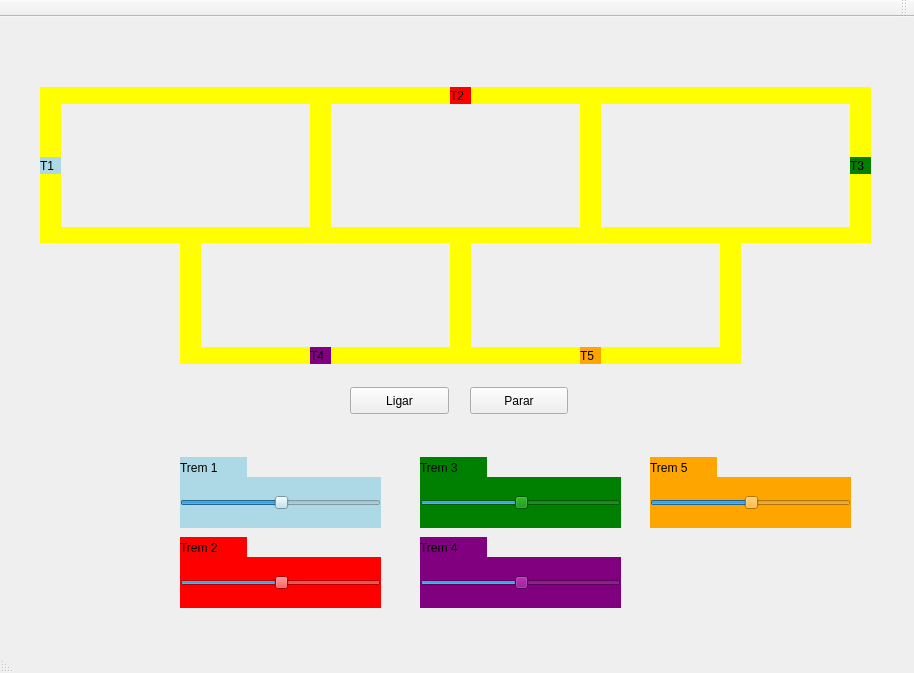
<?xml version="1.0" encoding="UTF-8"?>
<ui version="4.0">
 <class>MainWindow</class>
 <widget class="QMainWindow" name="MainWindow">
  <property name="geometry">
   <rect>
    <x>0</x>
    <y>0</y>
    <width>914</width>
    <height>673</height>
   </rect>
  </property>
  <property name="windowTitle">
   <string>MainWindow</string>
  </property>
  <property name="layoutDirection">
   <enum>Qt::RightToLeft</enum>
  </property>
  <widget class="QWidget" name="centralWidget">
   <widget class="QLabel" name="label_trem1">
    <property name="geometry">
     <rect>
      <x>40</x>
      <y>140</y>
      <width>21</width>
      <height>17</height>
     </rect>
    </property>
    <property name="styleSheet">
     <string notr="true">QLabel { background: lightblue}</string>
    </property>
    <property name="text">
     <string>T1</string>
    </property>
   </widget>
   <widget class="QLabel" name="label_trilho1">
    <property name="geometry">
     <rect>
      <x>40</x>
      <y>210</y>
      <width>141</width>
      <height>16</height>
     </rect>
    </property>
    <property name="styleSheet">
     <string notr="true">QLabel { background: yellow}</string>
    </property>
    <property name="text">
     <string/>
    </property>
   </widget>
   <widget class="QLabel" name="label_trilho2">
    <property name="geometry">
     <rect>
      <x>200</x>
      <y>330</y>
      <width>541</width>
      <height>17</height>
     </rect>
    </property>
    <property name="styleSheet">
     <string notr="true">QLabel { background: yellow}</string>
    </property>
    <property name="text">
     <string/>
    </property>
   </widget>
   <widget class="QLabel" name="Colisao_7">
    <property name="geometry">
     <rect>
      <x>450</x>
      <y>226</y>
      <width>21</width>
      <height>111</height>
     </rect>
    </property>
    <property name="styleSheet">
     <string notr="true">QLabel { background: yellow}</string>
    </property>
    <property name="text">
     <string/>
    </property>
   </widget>
   <widget class="QLabel" name="label_trilho4">
    <property name="geometry">
     <rect>
      <x>180</x>
      <y>210</y>
      <width>21</width>
      <height>137</height>
     </rect>
    </property>
    <property name="styleSheet">
     <string notr="true">QLabel { background: yellow}</string>
    </property>
    <property name="text">
     <string/>
    </property>
   </widget>
   <widget class="QPushButton" name="pushButton">
    <property name="geometry">
     <rect>
      <x>350</x>
      <y>370</y>
      <width>99</width>
      <height>27</height>
     </rect>
    </property>
    <property name="text">
     <string>Ligar</string>
    </property>
   </widget>
   <widget class="QPushButton" name="pushButton_2">
    <property name="geometry">
     <rect>
      <x>470</x>
      <y>370</y>
      <width>98</width>
      <height>27</height>
     </rect>
    </property>
    <property name="text">
     <string>Parar</string>
    </property>
   </widget>
   <widget class="QLabel" name="label_trilho4_2">
    <property name="geometry">
     <rect>
      <x>720</x>
      <y>210</y>
      <width>21</width>
      <height>137</height>
     </rect>
    </property>
    <property name="styleSheet">
     <string notr="true">QLabel { background: yellow}</string>
    </property>
    <property name="text">
     <string/>
    </property>
   </widget>
   <widget class="QLabel" name="label_trem2">
    <property name="geometry">
     <rect>
      <x>450</x>
      <y>70</y>
      <width>21</width>
      <height>17</height>
     </rect>
    </property>
    <property name="styleSheet">
     <string notr="true">QLabel { background: red}</string>
    </property>
    <property name="text">
     <string>T2</string>
    </property>
   </widget>
   <widget class="QLabel" name="label_trem3">
    <property name="geometry">
     <rect>
      <x>850</x>
      <y>140</y>
      <width>21</width>
      <height>17</height>
     </rect>
    </property>
    <property name="styleSheet">
     <string notr="true">QLabel { background: green}</string>
    </property>
    <property name="text">
     <string>T3</string>
    </property>
   </widget>
   <widget class="QLabel" name="label_trem4">
    <property name="geometry">
     <rect>
      <x>310</x>
      <y>330</y>
      <width>21</width>
      <height>17</height>
     </rect>
    </property>
    <property name="styleSheet">
     <string notr="true">QLabel { background: purple}</string>
    </property>
    <property name="text">
     <string>T4</string>
    </property>
   </widget>
   <widget class="QLabel" name="label_trem5">
    <property name="geometry">
     <rect>
      <x>580</x>
      <y>330</y>
      <width>21</width>
      <height>17</height>
     </rect>
    </property>
    <property name="styleSheet">
     <string notr="true">QLabel { background: orange}</string>
    </property>
    <property name="text">
     <string>T5</string>
    </property>
   </widget>
   <widget class="QLabel" name="Colisao_1">
    <property name="geometry">
     <rect>
      <x>310</x>
      <y>70</y>
      <width>21</width>
      <height>141</height>
     </rect>
    </property>
    <property name="styleSheet">
     <string notr="true">QLabel { background: yellow}</string>
    </property>
    <property name="text">
     <string/>
    </property>
   </widget>
   <widget class="QLabel" name="Colisao_2">
    <property name="geometry">
     <rect>
      <x>580</x>
      <y>70</y>
      <width>21</width>
      <height>141</height>
     </rect>
    </property>
    <property name="styleSheet">
     <string notr="true">QLabel { background: yellow}</string>
    </property>
    <property name="text">
     <string/>
    </property>
   </widget>
   <widget class="QLabel" name="label_trilho3_3">
    <property name="geometry">
     <rect>
      <x>850</x>
      <y>70</y>
      <width>21</width>
      <height>141</height>
     </rect>
    </property>
    <property name="styleSheet">
     <string notr="true">QLabel { background: yellow}</string>
    </property>
    <property name="text">
     <string/>
    </property>
   </widget>
   <widget class="QLabel" name="label_trilho1_6">
    <property name="geometry">
     <rect>
      <x>60</x>
      <y>70</y>
      <width>811</width>
      <height>17</height>
     </rect>
    </property>
    <property name="styleSheet">
     <string notr="true">QLabel { background: yellow}</string>
    </property>
    <property name="text">
     <string/>
    </property>
   </widget>
   <widget class="QLabel" name="label_trilho4_4">
    <property name="geometry">
     <rect>
      <x>40</x>
      <y>70</y>
      <width>21</width>
      <height>141</height>
     </rect>
    </property>
    <property name="styleSheet">
     <string notr="true">QLabel { background: yellow}</string>
    </property>
    <property name="text">
     <string/>
    </property>
   </widget>
   <widget class="QSlider" name="speed_trem1">
    <property name="geometry">
     <rect>
      <x>180</x>
      <y>460</y>
      <width>201</width>
      <height>51</height>
     </rect>
    </property>
    <property name="styleSheet">
     <string notr="true">QSlider { background: lightblue}</string>
    </property>
    <property name="minimum">
     <number>0</number>
    </property>
    <property name="maximum">
     <number>99</number>
    </property>
    <property name="singleStep">
     <number>1</number>
    </property>
    <property name="value">
     <number>50</number>
    </property>
    <property name="sliderPosition">
     <number>50</number>
    </property>
    <property name="orientation">
     <enum>Qt::Horizontal</enum>
    </property>
    <property name="invertedAppearance">
     <bool>true</bool>
    </property>
    <property name="invertedControls">
     <bool>false</bool>
    </property>
   </widget>
   <widget class="QLabel" name="label">
    <property name="geometry">
     <rect>
      <x>180</x>
      <y>440</y>
      <width>67</width>
      <height>21</height>
     </rect>
    </property>
    <property name="styleSheet">
     <string notr="true">QLabel { background: lightblue}</string>
    </property>
    <property name="text">
     <string>Trem 1</string>
    </property>
   </widget>
   <widget class="QSlider" name="speed_trem2">
    <property name="geometry">
     <rect>
      <x>180</x>
      <y>540</y>
      <width>201</width>
      <height>51</height>
     </rect>
    </property>
    <property name="styleSheet">
     <string notr="true">QSlider { background: red}</string>
    </property>
    <property name="maximum">
     <number>99</number>
    </property>
    <property name="sliderPosition">
     <number>50</number>
    </property>
    <property name="orientation">
     <enum>Qt::Horizontal</enum>
    </property>
    <property name="invertedAppearance">
     <bool>true</bool>
    </property>
   </widget>
   <widget class="QLabel" name="label_2">
    <property name="geometry">
     <rect>
      <x>180</x>
      <y>520</y>
      <width>67</width>
      <height>21</height>
     </rect>
    </property>
    <property name="styleSheet">
     <string notr="true">QLabel { background: red}</string>
    </property>
    <property name="text">
     <string>Trem 2</string>
    </property>
   </widget>
   <widget class="QSlider" name="speed_trem3">
    <property name="geometry">
     <rect>
      <x>420</x>
      <y>460</y>
      <width>201</width>
      <height>51</height>
     </rect>
    </property>
    <property name="styleSheet">
     <string notr="true">QSlider { background: green}</string>
    </property>
    <property name="maximum">
     <number>99</number>
    </property>
    <property name="sliderPosition">
     <number>50</number>
    </property>
    <property name="orientation">
     <enum>Qt::Horizontal</enum>
    </property>
    <property name="invertedAppearance">
     <bool>true</bool>
    </property>
   </widget>
   <widget class="QLabel" name="label_3">
    <property name="geometry">
     <rect>
      <x>420</x>
      <y>440</y>
      <width>67</width>
      <height>21</height>
     </rect>
    </property>
    <property name="styleSheet">
     <string notr="true">QLabel { background: green}</string>
    </property>
    <property name="text">
     <string>Trem 3</string>
    </property>
   </widget>
   <widget class="QLabel" name="label_4">
    <property name="geometry">
     <rect>
      <x>420</x>
      <y>520</y>
      <width>67</width>
      <height>21</height>
     </rect>
    </property>
    <property name="styleSheet">
     <string notr="true">QLabel { background: purple}</string>
    </property>
    <property name="text">
     <string>Trem 4</string>
    </property>
   </widget>
   <widget class="QSlider" name="speed_trem4">
    <property name="geometry">
     <rect>
      <x>420</x>
      <y>540</y>
      <width>201</width>
      <height>51</height>
     </rect>
    </property>
    <property name="styleSheet">
     <string notr="true">QSlider { background: purple}</string>
    </property>
    <property name="maximum">
     <number>99</number>
    </property>
    <property name="sliderPosition">
     <number>50</number>
    </property>
    <property name="orientation">
     <enum>Qt::Horizontal</enum>
    </property>
    <property name="invertedAppearance">
     <bool>true</bool>
    </property>
   </widget>
   <widget class="QLabel" name="label_5">
    <property name="geometry">
     <rect>
      <x>650</x>
      <y>440</y>
      <width>67</width>
      <height>21</height>
     </rect>
    </property>
    <property name="styleSheet">
     <string notr="true">QLabel { background: orange}</string>
    </property>
    <property name="text">
     <string>Trem 5</string>
    </property>
   </widget>
   <widget class="QSlider" name="speed_trem5">
    <property name="geometry">
     <rect>
      <x>650</x>
      <y>460</y>
      <width>201</width>
      <height>51</height>
     </rect>
    </property>
    <property name="styleSheet">
     <string notr="true">QSlider { background: orange}</string>
    </property>
    <property name="maximum">
     <number>99</number>
    </property>
    <property name="sliderPosition">
     <number>50</number>
    </property>
    <property name="orientation">
     <enum>Qt::Horizontal</enum>
    </property>
    <property name="invertedAppearance">
     <bool>true</bool>
    </property>
   </widget>
   <widget class="QLabel" name="Colisao_3">
    <property name="geometry">
     <rect>
      <x>180</x>
      <y>210</y>
      <width>151</width>
      <height>16</height>
     </rect>
    </property>
    <property name="styleSheet">
     <string notr="true">QLabel { background: yellow}</string>
    </property>
    <property name="text">
     <string/>
    </property>
   </widget>
   <widget class="QLabel" name="Colisao_4">
    <property name="geometry">
     <rect>
      <x>330</x>
      <y>210</y>
      <width>141</width>
      <height>16</height>
     </rect>
    </property>
    <property name="styleSheet">
     <string notr="true">QLabel { background: yellow}</string>
    </property>
    <property name="text">
     <string/>
    </property>
   </widget>
   <widget class="QLabel" name="Colisao_5">
    <property name="geometry">
     <rect>
      <x>470</x>
      <y>210</y>
      <width>131</width>
      <height>16</height>
     </rect>
    </property>
    <property name="styleSheet">
     <string notr="true">QLabel { background: yellow}</string>
    </property>
    <property name="text">
     <string/>
    </property>
   </widget>
   <widget class="QLabel" name="Colisao_6">
    <property name="geometry">
     <rect>
      <x>600</x>
      <y>210</y>
      <width>141</width>
      <height>16</height>
     </rect>
    </property>
    <property name="styleSheet">
     <string notr="true">QLabel { background: yellow}</string>
    </property>
    <property name="text">
     <string/>
    </property>
   </widget>
   <widget class="QLabel" name="Colisao_8">
    <property name="geometry">
     <rect>
      <x>740</x>
      <y>210</y>
      <width>131</width>
      <height>16</height>
     </rect>
    </property>
    <property name="styleSheet">
     <string notr="true">QLabel { background: yellow}</string>
    </property>
    <property name="text">
     <string/>
    </property>
   </widget>
   <zorder>label_trilho1</zorder>
   <zorder>label_trilho2</zorder>
   <zorder>Colisao_7</zorder>
   <zorder>label_trilho4</zorder>
   <zorder>pushButton</zorder>
   <zorder>pushButton_2</zorder>
   <zorder>label_trilho4_2</zorder>
   <zorder>Colisao_1</zorder>
   <zorder>Colisao_2</zorder>
   <zorder>label_trilho3_3</zorder>
   <zorder>label_trilho1_6</zorder>
   <zorder>label_trilho4_4</zorder>
   <zorder>speed_trem1</zorder>
   <zorder>label</zorder>
   <zorder>speed_trem2</zorder>
   <zorder>label_2</zorder>
   <zorder>speed_trem3</zorder>
   <zorder>label_3</zorder>
   <zorder>label_4</zorder>
   <zorder>speed_trem4</zorder>
   <zorder>label_5</zorder>
   <zorder>speed_trem5</zorder>
   <zorder>Colisao_3</zorder>
   <zorder>Colisao_4</zorder>
   <zorder>Colisao_5</zorder>
   <zorder>Colisao_6</zorder>
   <zorder>Colisao_8</zorder>
   <zorder>label_trem4</zorder>
   <zorder>label_trem5</zorder>
   <zorder>label_trem3</zorder>
   <zorder>label_trem1</zorder>
   <zorder>label_trem2</zorder>
  </widget>
  <widget class="QMenuBar" name="menuBar">
   <property name="geometry">
    <rect>
     <x>0</x>
     <y>0</y>
     <width>914</width>
     <height>20</height>
    </rect>
   </property>
  </widget>
  <widget class="QToolBar" name="mainToolBar">
   <attribute name="toolBarArea">
    <enum>TopToolBarArea</enum>
   </attribute>
   <attribute name="toolBarBreak">
    <bool>false</bool>
   </attribute>
  </widget>
  <widget class="QStatusBar" name="statusBar"/>
 </widget>
 <layoutdefault spacing="6" margin="11"/>
 <resources/>
 <connections/>
</ui>
